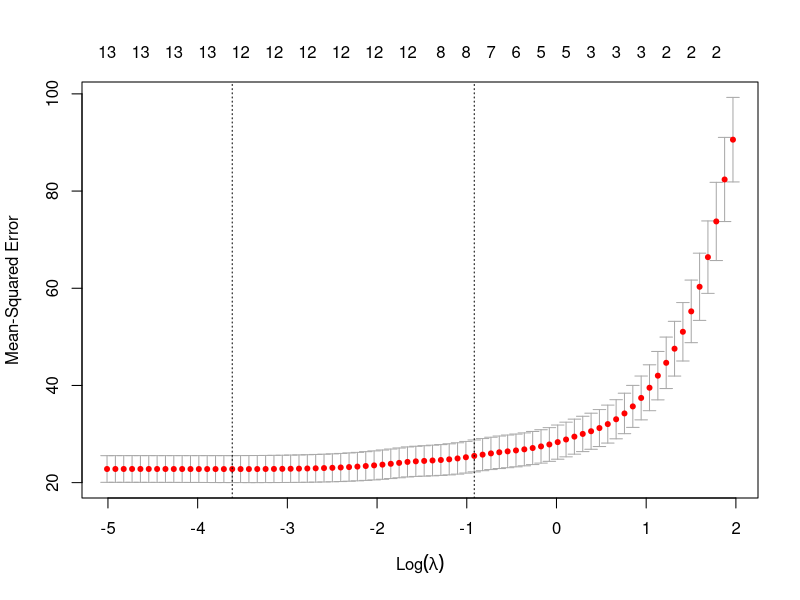
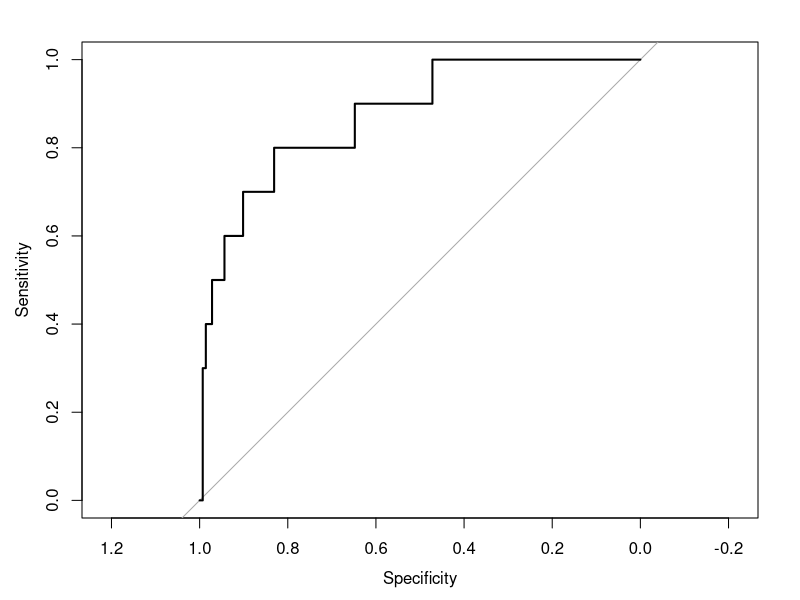

Here is the R script that generated these plots, in order:
params <-
list(handout = TRUE)

library(tidyverse)
library(broom)
library(rsample) # data splitting
library(glmnet) # LASSO estimation
library(mlbench) # BostonHousing dataset
library(pROC) # ROC curves

# Load data 
data(BostonHousing)
BostonHousing %>% select(medv, 1:11) %>% head

# Split Sample
set.seed(1)
split <- initial_split(BostonHousing, prop = 0.7)
boston_train <- training(split)
boston_test <- testing(split)

# Define model formula
medv_formula <- medv ~ crim + zn + indus + chas + nox + 
  rm + age + dis + rad + tax + ptratio + b + lstat

# OLS -- Regress median housing value on all other variables
fit_ols <- lm(medv_formula, boston_train)

# Extract independent variables in training set + remove column 1
X_train <- model.matrix(medv_formula, boston_train) 
X_train <- X_train[,-1]

# While we're here... extract independent variables for test set
X_test <- model.matrix(medv_formula, boston_test) 
X_test <- X_test[,-1]

# Estimate LASSO (choosing lambda by cross-validation)
fit_lasso <- cv.glmnet(X_train, boston_train$medv)

# Save LASSO penalties and performance
cv_lasso_values <- fit_lasso %>% 
  tidy() %>% 
  select(lambda, cv_mse = estimate)

head(cv_lasso_values)

plot(fit_lasso)

tibble(term = names(fit_ols$coefficients),
       ols_coef = coef(fit_ols),
       lasso_coef = coef(fit_lasso, s = "lambda.min")[, 1])

# Get predictions ------------- #
# Training set
boston_train <- mutate(boston_train,
                       pred_ols = predict(fit_ols, boston_train),
                       pred_lasso = predict(fit_lasso, X_train,
                                            s = "lambda.min"))

# Test set
boston_test <- mutate(boston_test,
                      pred_ols = predict(fit_ols, boston_test),
                      pred_lasso = predict(fit_lasso, X_test, 
                                           s = "lambda.min"))

# Training Set
boston_train %>% 
  summarize(mse_ols = mean((medv - pred_ols)^2),
            mse_lasso = mean((medv - pred_lasso)^2))

# Test Set
boston_test %>% 
  summarize(mse_ols = mean((medv - pred_ols)^2),
            mse_lasso = mean((medv - pred_lasso)^2))


# Add binary indicator for exposure to new tax
boston_train <- mutate(boston_train, 
                       newtax = ifelse(medv >= 35, 1, 0))
boston_test <- mutate(boston_test, 
                      newtax = ifelse(medv >= 35, 1, 0))

# Define formula
newtax_formula <- newtax ~ crim + zn + indus + chas + nox + 
  rm + age + dis + rad + tax + ptratio + b + lstat

# Logit
fit_logit <- glm(newtax_formula, boston_train, 
                 family = "binomial")

# LASSO-Logit
fit_lassologit <- cv.glmnet(X_train, boston_train$newtax, 
                            family = "binomial")

# Calculate predicted probabilities ------------ #
# Training set
boston_train <- mutate(boston_train,
                       prob_logit = predict(fit_logit, boston_train, 
                                            type = "response"),
                       prob_lassologit = predict(fit_lassologit, X_train, 
                                                 type = "response", 
                                                 s = "lambda.min")[, 1])
boston_test <- mutate(boston_test,
                      prob_logit = predict(fit_logit, boston_test, 
                                           type = "response"),
                      prob_lassologit = predict(fit_lassologit, X_test, 
                                                type = "response", 
                                                s = "lambda.min")[, 1])

# Set cutoffs  ------------ #
boston_train <- boston_train %>% 
  mutate(pred_logit = ifelse(prob_logit > quantile(prob_logit, 0.75),
                             1, 0),
         pred_lassologit = ifelse(prob_lassologit > quantile(prob_lassologit, 0.75),
                                  1, 0))

boston_test <- boston_test %>% 
  mutate(pred_logit = ifelse(prob_logit > quantile(prob_logit, 0.75), 
                             1, 0),
         pred_lassologit = ifelse(prob_lassologit > quantile(prob_lassologit, 0.75), 
                                  1, 0))

# Training set: precision
summarize(boston_train,
          precision_logit = sum(newtax * pred_logit) / sum(pred_logit),
          precision_lassologit = sum(newtax * pred_lassologit) / sum(pred_lassologit))

# Training set: recall
summarize(boston_train,
          recall_logit = sum(pred_logit * newtax) / sum(newtax),
          recall_lassologit = sum(pred_lassologit * newtax) / sum(newtax))

# Test set: precision
summarize(boston_test,
          precision_logit = sum(newtax * pred_logit) / sum(pred_logit),
          precision_lassologit = sum(newtax * pred_lassologit) / sum(pred_lassologit))

# Test set: recall
summarize(boston_test,
          recall_logit = sum(pred_logit * newtax) / sum(newtax),
          recall_lassologit = sum(pred_lassologit * newtax) / sum(newtax))


roc(newtax ~ prob_lassologit, boston_test, plot = TRUE) 
